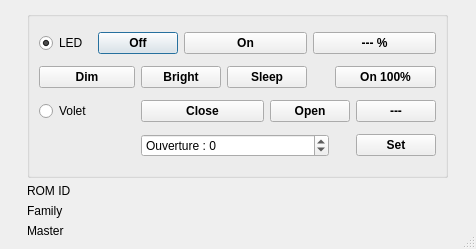
<?xml version="1.0" encoding="UTF-8"?>
<ui version="4.0">
 <class>ledonewireui</class>
 <widget class="QDialog" name="ledonewireui">
  <property name="windowModality">
   <enum>Qt::NonModal</enum>
  </property>
  <property name="geometry">
   <rect>
    <x>0</x>
    <y>0</y>
    <width>476</width>
    <height>249</height>
   </rect>
  </property>
  <property name="focusPolicy">
   <enum>Qt::StrongFocus</enum>
  </property>
  <property name="windowTitle">
   <string>Led Controler</string>
  </property>
  <property name="windowIcon">
   <iconset resource="onewire.qrc">
    <normaloff>:/images/images/kfm_home.png</normaloff>:/images/images/kfm_home.png</iconset>
  </property>
  <property name="sizeGripEnabled">
   <bool>true</bool>
  </property>
  <property name="modal">
   <bool>false</bool>
  </property>
  <layout class="QGridLayout" name="gridLayout_2">
   <item row="0" column="0">
    <widget class="QGroupBox" name="Mode">
     <property name="sizePolicy">
      <sizepolicy hsizetype="Minimum" vsizetype="MinimumExpanding">
       <horstretch>0</horstretch>
       <verstretch>0</verstretch>
      </sizepolicy>
     </property>
     <property name="title">
      <string/>
     </property>
     <layout class="QGridLayout" name="gridLayout">
      <item row="0" column="0">
       <widget class="QRadioButton" name="radioButtonLED">
        <property name="text">
         <string>LED</string>
        </property>
        <property name="checked">
         <bool>true</bool>
        </property>
       </widget>
      </item>
      <item row="0" column="1" colspan="2">
       <widget class="QPushButton" name="pushButtonOFF">
        <property name="font">
         <font>
          <weight>75</weight>
          <bold>true</bold>
         </font>
        </property>
        <property name="text">
         <string>Off</string>
        </property>
       </widget>
      </item>
      <item row="0" column="3" colspan="3">
       <widget class="QPushButton" name="pushButtonON">
        <property name="font">
         <font>
          <weight>75</weight>
          <bold>true</bold>
         </font>
        </property>
        <property name="text">
         <string>On</string>
        </property>
       </widget>
      </item>
      <item row="0" column="6" colspan="3">
       <widget class="QPushButton" name="pushButtonPRC">
        <property name="font">
         <font>
          <weight>75</weight>
          <bold>true</bold>
         </font>
        </property>
        <property name="text">
         <string>--- %</string>
        </property>
       </widget>
      </item>
      <item row="1" column="0" colspan="2">
       <widget class="QPushButton" name="pushButtonDIM">
        <property name="font">
         <font>
          <weight>75</weight>
          <bold>true</bold>
         </font>
        </property>
        <property name="text">
         <string>Dim</string>
        </property>
       </widget>
      </item>
      <item row="1" column="2" colspan="2">
       <widget class="QPushButton" name="pushButtonBRIGHT">
        <property name="font">
         <font>
          <weight>75</weight>
          <bold>true</bold>
         </font>
        </property>
        <property name="text">
         <string>Bright</string>
        </property>
       </widget>
      </item>
      <item row="1" column="4" colspan="2">
       <widget class="QPushButton" name="pushButtonSLEEP">
        <property name="font">
         <font>
          <weight>75</weight>
          <bold>true</bold>
         </font>
        </property>
        <property name="text">
         <string>Sleep</string>
        </property>
       </widget>
      </item>
      <item row="1" column="7" colspan="2">
       <widget class="QPushButton" name="pushButtonFULL">
        <property name="font">
         <font>
          <weight>75</weight>
          <bold>true</bold>
         </font>
        </property>
        <property name="text">
         <string>On 100%</string>
        </property>
       </widget>
      </item>
      <item row="2" column="0">
       <widget class="QRadioButton" name="radioButtonVolet">
        <property name="text">
         <string>Volet</string>
        </property>
       </widget>
      </item>
      <item row="2" column="2" colspan="3">
       <widget class="QPushButton" name="pushButtonClose">
        <property name="font">
         <font>
          <weight>75</weight>
          <bold>true</bold>
         </font>
        </property>
        <property name="text">
         <string>Close</string>
        </property>
       </widget>
      </item>
      <item row="2" column="5" colspan="3">
       <widget class="QPushButton" name="pushButtonOpen">
        <property name="font">
         <font>
          <weight>75</weight>
          <bold>true</bold>
         </font>
        </property>
        <property name="text">
         <string>Open</string>
        </property>
       </widget>
      </item>
      <item row="2" column="8">
       <widget class="QPushButton" name="pushButtonVolet">
        <property name="font">
         <font>
          <weight>75</weight>
          <bold>true</bold>
         </font>
        </property>
        <property name="text">
         <string>---</string>
        </property>
       </widget>
      </item>
      <item row="3" column="2" colspan="5">
       <widget class="QSpinBox" name="spinBoxVolet">
        <property name="suffix">
         <string/>
        </property>
        <property name="prefix">
         <string>Ouverture : </string>
        </property>
        <property name="minimum">
         <number>-255</number>
        </property>
       </widget>
      </item>
      <item row="3" column="8">
       <widget class="QPushButton" name="pushButtonSet">
        <property name="font">
         <font>
          <weight>75</weight>
          <bold>true</bold>
         </font>
        </property>
        <property name="text">
         <string>Set</string>
        </property>
       </widget>
      </item>
     </layout>
    </widget>
   </item>
   <item row="1" column="0">
    <widget class="QLabel" name="labelromid">
     <property name="sizePolicy">
      <sizepolicy hsizetype="Fixed" vsizetype="Fixed">
       <horstretch>0</horstretch>
       <verstretch>0</verstretch>
      </sizepolicy>
     </property>
     <property name="text">
      <string>ROM ID</string>
     </property>
    </widget>
   </item>
   <item row="2" column="0">
    <widget class="QLabel" name="labelfamily">
     <property name="sizePolicy">
      <sizepolicy hsizetype="Fixed" vsizetype="Fixed">
       <horstretch>0</horstretch>
       <verstretch>0</verstretch>
      </sizepolicy>
     </property>
     <property name="text">
      <string>Family</string>
     </property>
    </widget>
   </item>
   <item row="3" column="0">
    <widget class="QLabel" name="labelmaster">
     <property name="sizePolicy">
      <sizepolicy hsizetype="Fixed" vsizetype="Fixed">
       <horstretch>0</horstretch>
       <verstretch>0</verstretch>
      </sizepolicy>
     </property>
     <property name="text">
      <string>Master</string>
     </property>
    </widget>
   </item>
  </layout>
 </widget>
 <resources>
  <include location="onewire.qrc"/>
 </resources>
 <connections/>
</ui>
